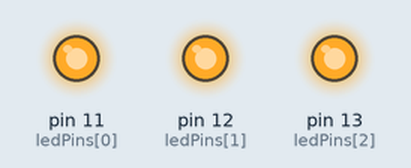
Recording of a sketch running on a simulated Arduino Uno, built with avr-gcc and run on an emulated ATmega328P. On the bench: output pins drawn as LEDs (lit = HIGH).

Above: at 0.5 s.
At 3.5 s:
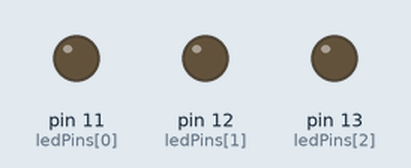
Timing chart, 0 to 4.6 s (numbered marks = the images above):
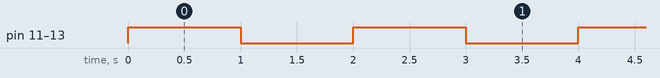

Measured:
- by itself, pin 11 (ledPins[0]), pin 12 (ledPins[1]), pin 13 (ledPins[2]): alternates HIGH for 1.0 s and LOW for 1.0 s

The sketch:

led_blinking_3.ino
```cpp
// Define the LED pins
const int ledPins[] = {11,12,13};
const int numLeds = sizeof(ledPins)/sizeof(ledPins[0]);

void setup() {
  // Initialize all LED pins as OUTPUT
  for (int i = 0; i < numLeds; i++) {
    pinMode(ledPins[i], OUTPUT);
  }
}

void loop() {
  // Turn all LEDs ON
  for (int i = 0; i < numLeds; i++) {
    digitalWrite(ledPins[i], HIGH);
  }
  delay(1000); // Wait for 1 second

  // Turn all LEDs OFF
  for (int i = 0; i < numLeds; i++) {
    digitalWrite(ledPins[i], LOW);
  }
  delay(1000); // Wait for 1 second
}
```
